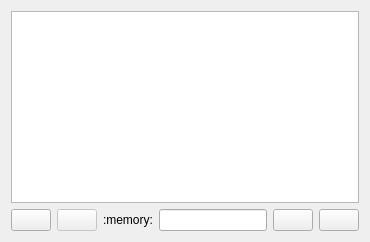
            <widget class="QWidget" name="tabSQLite3">
             <attribute name="title">
              <string>SQLite3</string>
             </attribute>
             <layout class="QGridLayout" name="gridLayout_23">
              <item row="0" column="0">
               <layout class="QVBoxLayout" name="verticalLayout_7">
                <item>
                 <widget class="QPlainTextEdit" name="txtSQLOutput">
                  <property name="readOnly">
                   <bool>true</bool>
                  </property>
                 </widget>
                </item>
                <item>
                 <layout class="QHBoxLayout" name="horizontalLayout_8">
                  <item>
                   <widget class="QPushButton" name="btnSQLDatabaseBrowse">
                    <property name="enabled">
                     <bool>true</bool>
                    </property>
                    <property name="text">
                     <string/>
                    </property>
                    <property name="icon">
                     <iconset>
                      <normaloff>pix/16x16/Folder.png</normaloff>pix/16x16/Folder.png</iconset>
                    </property>
                    <property name="checkable">
                     <bool>false</bool>
                    </property>
                    <property name="flat">
                     <bool>false</bool>
                    </property>
                   </widget>
                  </item>
                  <item>
                   <widget class="QPushButton" name="btnSQLDatabaseClose">
                    <property name="enabled">
                     <bool>false</bool>
                    </property>
                    <property name="text">
                     <string/>
                    </property>
                    <property name="icon">
                     <iconset>
                      <normaloff>pix/16x16/Cancel.png</normaloff>pix/16x16/Cancel.png</iconset>
                    </property>
                    <property name="flat">
                     <bool>false</bool>
                    </property>
                   </widget>
                  </item>
                  <item>
                   <widget class="QLabel" name="lblSQLDatabase">
                    <property name="text">
                     <string>:memory:</string>
                    </property>
                   </widget>
                  </item>
                  <item>
                   <widget class="QLineEdit" name="txtSQLInput"/>
                  </item>
                  <item>
                   <widget class="QPushButton" name="btnSQLRun">
                    <property name="text">
                     <string/>
                    </property>
                    <property name="icon">
                     <iconset>
                      <normaloff>pix/16x16/Player Play.png</normaloff>pix/16x16/Player Play.png</iconset>
                    </property>
                   </widget>
                  </item>
                  <item>
                   <widget class="QPushButton" name="btnSQLCopy">
                    <property name="text">
                     <string/>
                    </property>
                    <property name="icon">
                     <iconset>
                      <normaloff>pix/16x16/Clipboard Paste.png</normaloff>pix/16x16/Clipboard Paste.png</iconset>
                    </property>
                   </widget>
                  </item>
                 </layout>
                </item>
               </layout>
              </item>
             </layout>
            </widget>
